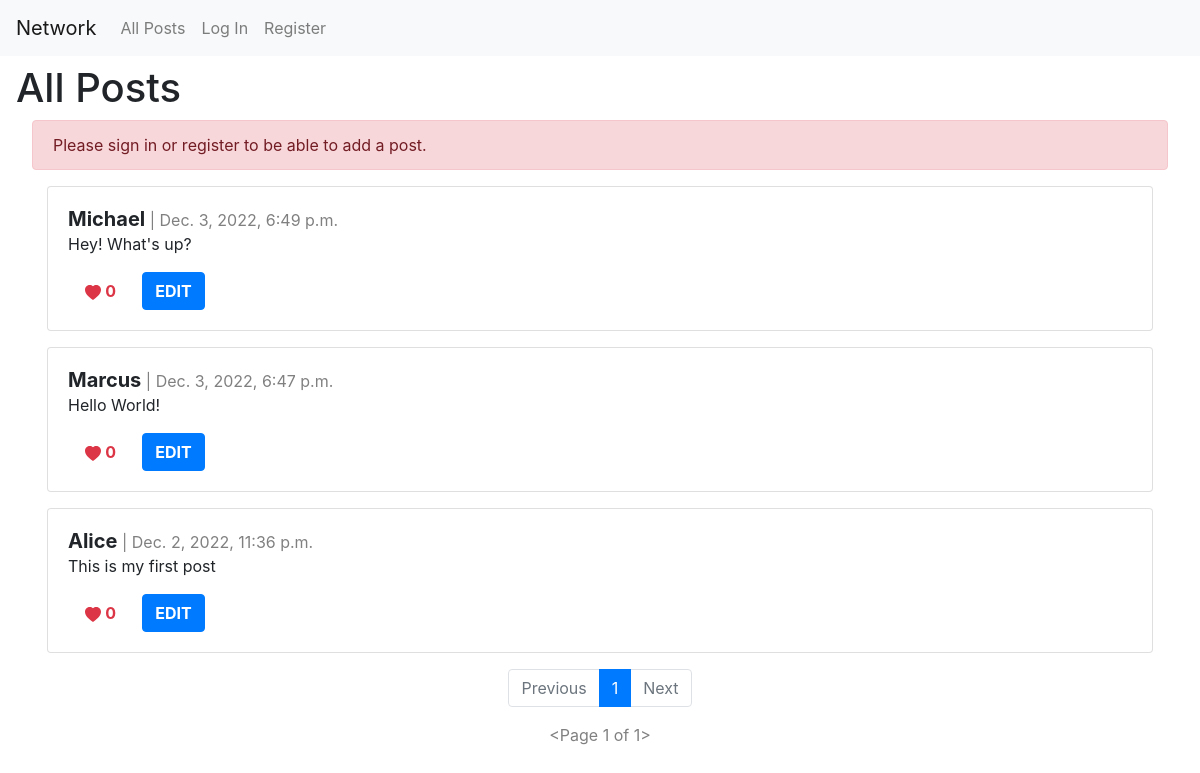
The app's page /, older data.
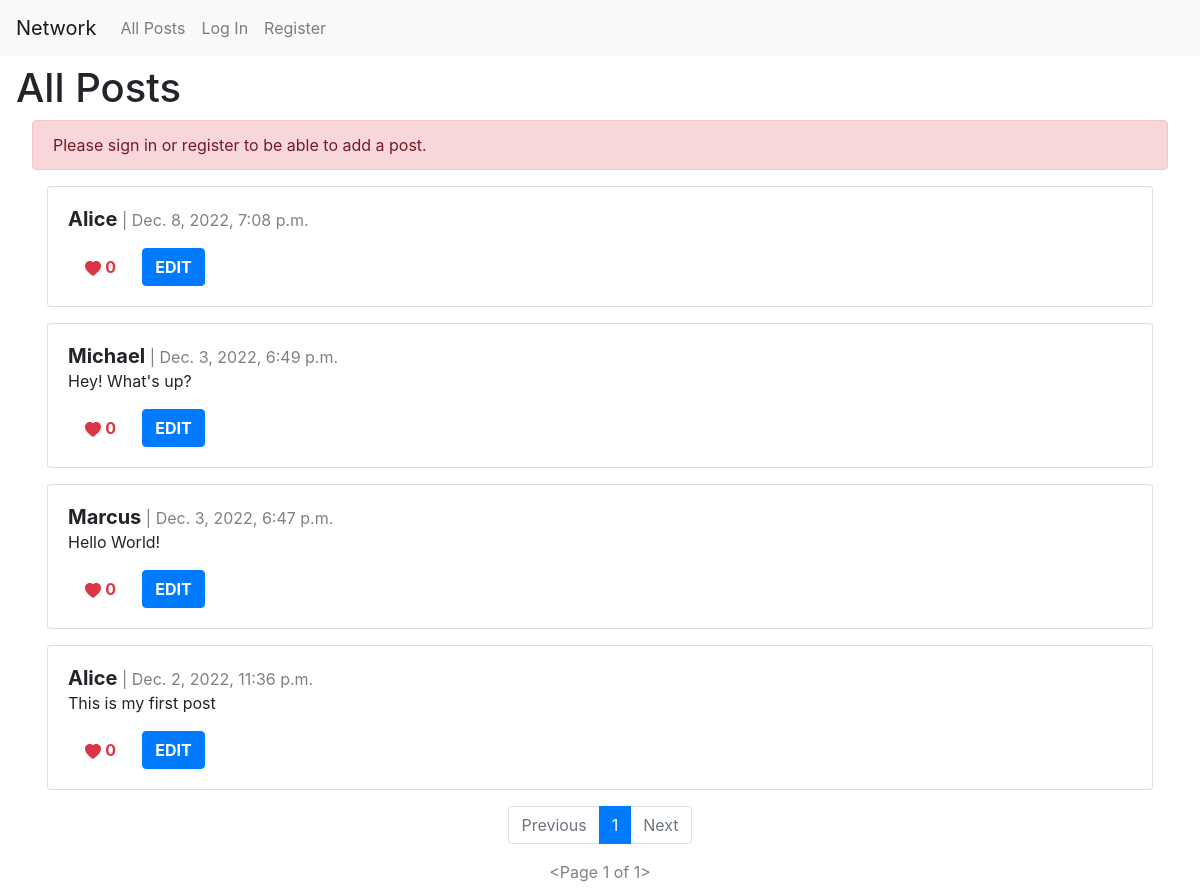
The same page, newer data.
### network/models.py (models this page shows, shortened)
class Post(models.Model):
    author = models.ForeignKey("User", on_delete=models.CASCADE, related_name="user")
    description = models.CharField(max_length=1000)
    timestamp = models.DateTimeField(auto_now_add=True)
    like = models.IntegerField()

class User(AbstractUser):
    pass

### network/views.py (the view)
# urls.py: path("", views.index, name="index"),
def index(request):
    posts = Post.objects.all().order_by("id").reverse()
    p = Paginator(posts, 10)
    pageNumber = request.GET.get('page')
    postsPage = p.get_page(pageNumber)
    return render(request, "network/index.html", {
        "posts": posts,
        "postsPage": postsPage
    })

### network/templates/network/index.html
{% extends "network/layout.html" %}
{% block body %}
<div class="main-title">
    <h1>All Posts</h1>
</div>
<div class="main-content">
    {% if user.is_authenticated %}
    <div class="row">
        <div class="col">
            <div class="card h-100" id="post-grid">
                <div class="card-body">
                    <form action="{% url 'newPost' %}" method="POST">
                        {% csrf_token %}
                        <h4><strong>New Post</strong></h4>
                        <textarea name="newPostText" id="newPostText" rows="4"></textarea>
                        <div align="right">
                            <button id="newPostButton" type="submit" name="newPostButton"
                                class="btn btn-outline-primary">
                                <svg xmlns="http://www.w3.org/2000/svg" width="16" height="16" fill="currentColor"
                                    class="bi bi-pencil-square" viewBox="0 0 16 16">
                                    <path
                                        d="M15.502 1.94a.5.5 0 0 1 0 .706L14.459 3.69l-2-2L13.502.646a.5.5 0 0 1 .707 0l1.293 1.293zm-1.75 2.456-2-2L4.939 9.21a.5.5 0 0 0-.121.196l-.805 2.414a.25.25 0 0 0 .316.316l2.414-.805a.5.5 0 0 0 .196-.12l6.813-6.814z" />
                                    <path fill-rule="evenodd"
                                        d="M1 13.5A1.5 1.5 0 0 0 2.5 15h11a1.5 1.5 0 0 0 1.5-1.5v-6a.5.5 0 0 0-1 0v6a.5.5 0 0 1-.5.5h-11a.5.5 0 0 1-.5-.5v-11a.5.5 0 0 1 .5-.5H9a.5.5 0 0 0 0-1H2.5A1.5 1.5 0 0 0 1 2.5v11z" />
                                </svg>
                                <strong>ADD POST</strong>
                            </button>
                        </div>
                    </form>
                </div>
            </div>
        </div>
    </div>
    {% else %}
    <div class="alert alert-danger" role="alert">
        Please sign in or register to be able to add a post.
    </div>
    {% endif %}
    {% for post in postsPage %}
    <div class="row">
        <div class="col">
            <div class="card h-100" id="post-grid">
                <div class="card-body">
                    <h5 style="display: inline" class="card-title"><strong>{{ post.author }}</strong></h5>
                    <div style="display: inline; color: gray;" class="card-date"> | {{ post.timestamp }}</div>
                    <p class="card-text">{{ post.description }}</p>
                    <div class="card-buttonsContainer">
                        <div align="left" class="card-button">
                            <button id="heartButton" type="submit" name="heartButton" class="btn btn-outline-danger">
                                <svg xmlns="http://www.w3.org/2000/svg" width="16" height="16" fill="currentColor"
                                    class="bi bi-heart-fill" viewBox="0 0 16 16">
                                    <path fill-rule="evenodd"
                                        d="M8 1.314C12.438-3.248 23.534 4.735 8 15-7.534 4.736 3.562-3.248 8 1.314z" />
                                </svg>
                                <strong>{{ post.like }}</strong>
                            </button>
                        </div>
                        <div align="right" class="card-button">
                            <a class="btn btn-primary" href="" role="button"><strong>EDIT</strong></a>
                        </div>
                    </div>
                </div>
            </div>
        </div>
    </div>
    {% endfor %}
    <nav aria-label="...">
        <ul class="pagination d-flex justify-content-center">
            {% if postsPage.has_previous %}
                <li class="page-item">
                    <a class="page-link" href="?page={{ postsPage.previous_page_number }}">Previous</a>
                </li>
            {% else %}
                <li class="page-item disabled">
                    <a class="page-link">Previous</a>
                </li>
            {% endif %}
            {% for pageNumber in postsPage.paginator.page_range %}
                {% if postsPage.number == pageNumber %}
                    <li class="page-item active" aria-current="page">
                        <a class="page-link">{{pageNumber}}</a>
                    </li>
                {% else %}
                    <a href="?page={{ pageNumber }}" class="page-link">
                        {{ pageNumber }}
                    </a>
                {% endif %}
            {% endfor %}
            {% if postsPage.has_next %}
                <li class="page-item">
                    <a class="page-link" href="?page={{ postsPage.next_page_number }}">Next</a>
                </li>
            {% else %}
                <li class="page-item disabled">
                    <a class="page-link">Next</a>
                </li>
            {% endif %}
        </ul>
    </nav>
    <div class="d-flex justify-content-center" style="color: gray;" class="card-date">{{ postsPage }}</div>
</div>
{% endblock %}

### network/templates/network/layout.html (shortened to what this page needs)
{% load static %}
<!DOCTYPE html>
<html lang="en">
    <head>
        <link rel="stylesheet" href="https://stackpath.bootstrapcdn.com/bootstrap/4.4.1/css/bootstrap.min.css">
        <link rel="stylesheet" href="https://cdn.jsdelivr.net/npm/bootstrap-icons@1.10.2/font/bootstrap-icons.css">
        <link rel="stylesheet" href="https://use.fontawesome.com/releases/v5.8.2/css/all.css">
        <link href="{% static 'network/styles.css' %}" rel="stylesheet">
    </head>
    <body>
        <nav class="navbar navbar-expand-lg navbar-light bg-light">
            <a class="navbar-brand" href="{% url 'index' %}">Network</a>
            <div>
              <ul class="navbar-nav mr-auto">
                <li class="nav-item">
                  <a class="nav-link" href="{% url 'index' %}">All Posts</a>
                </li>
                {% if user.is_authenticated %}
                    <li class="nav-item">
                        <a class="nav-link" href="{% url 'following' %}">Following</a>
                    </li>
                    <li class="nav-item">
                        <a class="nav-link" href="{% url 'logout' %}">Log Out</a>
                    </li>
                {% else %}
                    <li class="nav-item">
                        <a class="nav-link" href="{% url 'login' %}">Log In</a>
                    </li>
                    <li class="nav-item">
                        <a class="nav-link" href="{% url 'register' %}">Register</a>
                    </li>
                {% endif %}
              </ul>
            </div>
          </nav>
        <div class="body">
            {% block body %}
            {% endblock %}
        </div>
    </body>
</html>

### network/static/network/styles.css (style rules this page uses)
.row { margin: 1em 0em; }
.card-button { display: inline; margin: 0em .3em; }
.main-title { margin: .5em 1em; }
.main-content { margin: .4em 2em; }
#heartButton { border: none; }

Row changes from the older to the newer data that the page shows:
added Post: author "Alice", timestamp "Dec. 8, 2022, 7:08 p.m.", like "0"
